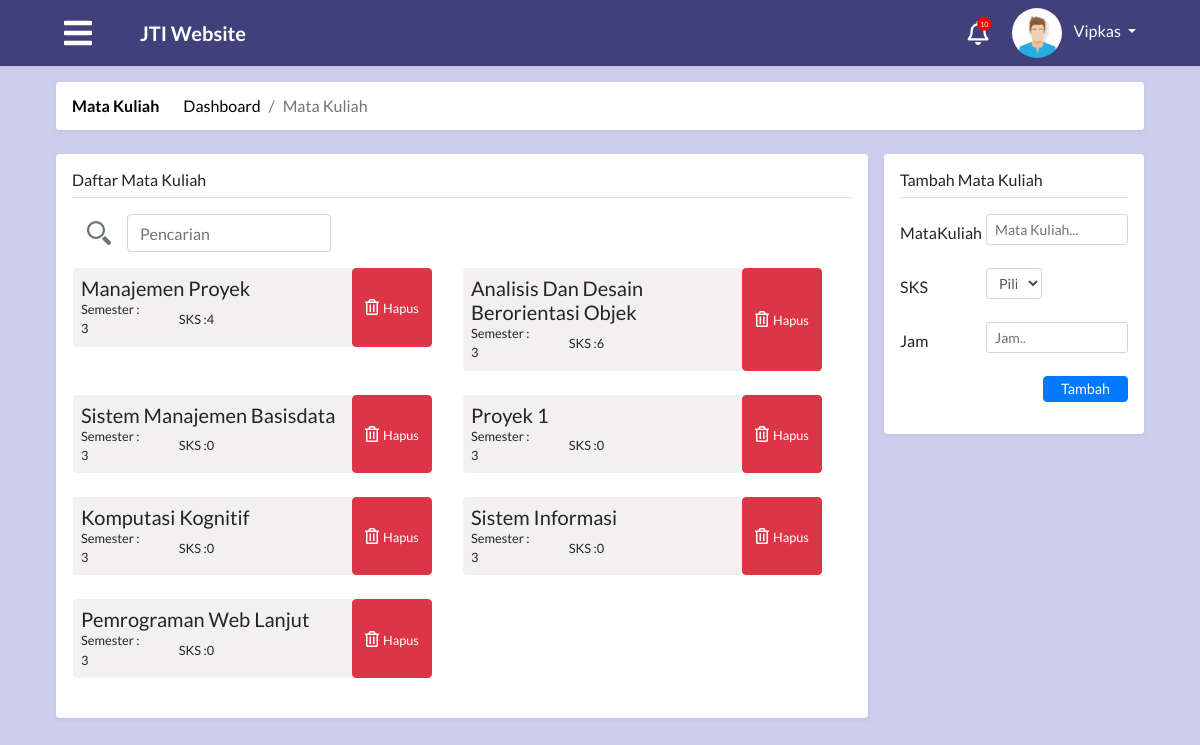
Before: /module/index.php?module=mataKuliah (signed in) with the older database file.
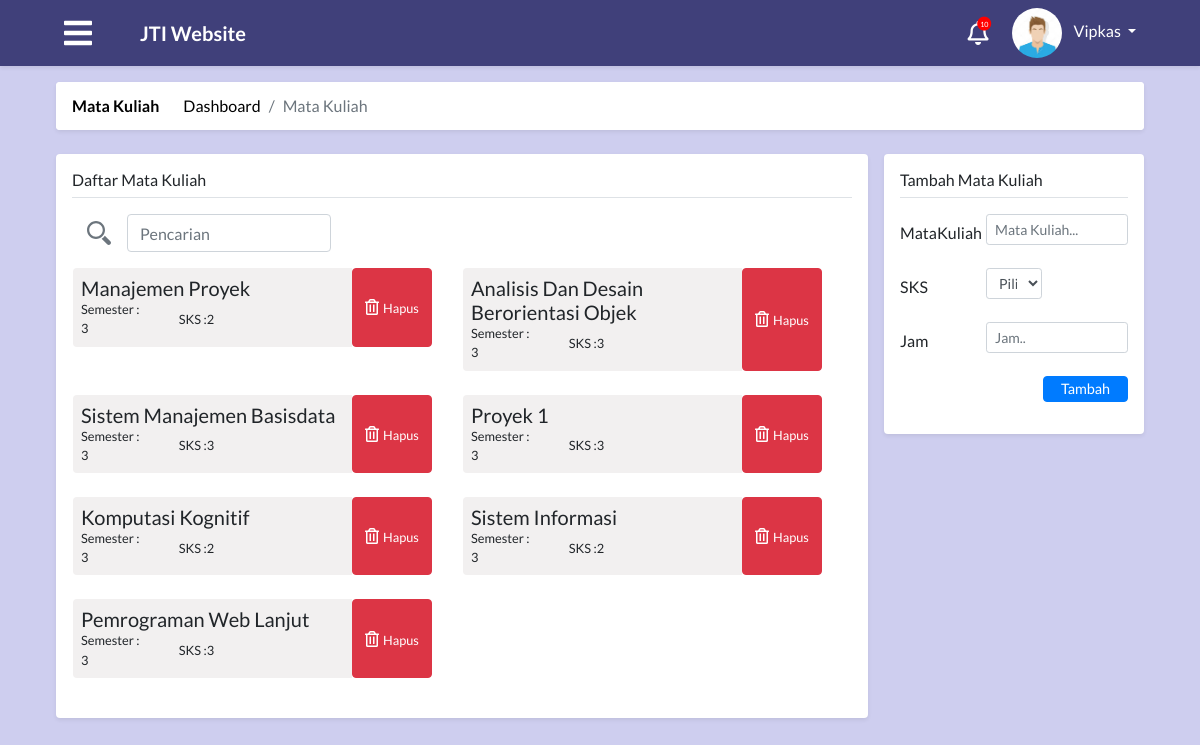
After: the same page with the newer database file.
### tables this page shows
CREATE TABLE `tabel_matkul` (
  `id_matkul` int(11) NOT NULL,
  `nama` varchar(50) NOT NULL,
  `sks` int(11) NOT NULL,
  `jam` int(10) NOT NULL
);

### process/proses_adminMatakuliah.php (called while the page is built, shortened)
<?php
function matakuliah($con){
  $matakuliah="select * from tabel_matkul";
  $resultMatakuliah = mysqli_query($con, $matakuliah);
  return $resultMatakuliah;
}
?>

### module/admin/matakuliah/mataKuliah.php (the view, shortened to what this page needs)
<?php
include "../config/connection.php";
include "../process/proses_adminMatakuliah.php";
?>
<main role="main" class="container-fluid" id="ruang">
  <div class="row">
    <div class="col-md-12 p-0">
      <div class="m-2 bg-white shadow-sm rounded">
        <nav aria-label="breadcrumb">
            <ol class="breadcrumb">
                <li class="pr-4 title "><a href="#"><strong>Mata Kuliah</strong></a></li>
                <li class="breadcrumb-item"><a href="#">Dashboard</a></li>
                <li class="breadcrumb-item active" aria-current="page">Mata Kuliah</li>
            </ol>
        </nav>
      </div>
    </div>
    <div class="col-md-9 p-0">
      <div class="m-2 p-3 bg-white mb-3 rounded shadow-sm">
        <h6 class="border-bottom border-gray pb-2 mb-0">Daftar Mata Kuliah</h6>
        <div class="pt-3">
          <div class="container-fluid">
            <div class="row">
              <div class="col-md-12 form-inline">
                <img src="../img/search.svg" alt="" id="icon-search">
                <input type="search" class="form-control mr-3" id="txtCariMatkul" placeholder="Pencarian">
              </div>
            </div>
            <div class="row pt-2 mt-2 pl-0 scrollbar" id="ruangan2">
            <?php
              $resultMatakuliah=matakuliah($con);
              if (mysqli_num_rows($resultMatakuliah) > 0){
                while($rowMatakuliah = mysqli_fetch_assoc($resultMatakuliah)){
              ?>
              <div class="col-md-6 m-0 pr-3 pb-4 p-0 itemMatkul">
                <div class="row pl-3 pr-3 pt-0 pb-0">
                  <div class="col-md-9 p-2 ruang rounded-left">
                    <div class="row d-flex align-items-center">
                      <div class="col-md">
                        <h5 class="my-auto nama"><?php echo $rowMatakuliah["nama"];?></h5>
                      </div>
                    </div>
                    <div class="row d-flex align-items-center">
                      <div class="col-md-4">
                        <small class="semester">Semester : 3</small>
                      </div>
                      <div class="col-md-4">
                        <small class="sks"><?php echo "SKS :".$rowMatakuliah["sks"];?></small>
                      </div>
                    </div>
                  </div>
                  <div class="col-md-3 p-0 d-flex">
                  <button type="button" id="<?php echo $rowMatakuliah["id_matkul"];?>" class="btn btn-danger hapus-matkul" data-toggle="modal" data-target="#modalHapusMatakuliah">
                      <i class="far fa-trash-alt"><small class="pl-1">Hapus</small></i>
                      </button>
                  </div>
                </div>
              </div>
              <?php }
              }else{
                ?>
                <div class='col-md-12 p-2 text-center'><p class='text-muted'>Data Mata Kuliah Kosong</p></div>
                <?php
              }
                ?>
            </div>
          </div>
        </div>
      </div>
    </div>
    <div class="col-md-3 p-0">
      <div class="container-fluid m-0 p-0">
        <div class="row">
          <div class="col-md-12">
            <div class="m-2 p-3 bg-white rounded shadow-sm">
            <h6 class="border-bottom border-gray pb-2 mb-0">Tambah Mata Kuliah</h6>
            <form class="pt-3" action="../process/proses_adminMatakuliah.php?module=mataKuliah&act=tambah" id="tambah-data" method="post">
              <div class="form-group row">
                <label class="col-sm-4 col-form-label">MataKuliah</label>
                <div class="col-sm-8">
                  <input type="text" class="form-control form-control-sm" name="nama" placeholder="Mata Kuliah..."></small>
                </div>
              </div>
              <div class="form-group row mt-0">
                <label class="col-sm-4 col-form-label">SKS</label>
                <div class="col-sm-4">
                <select class="form-control form-control-sm" name="sks">
                    <option value="">Pilih</option>
                  </select>
                </div>
              </div>
              <div class="form-group row">
                <label class="col-sm-4 col-form-label">Jam</label>
                <div class="col-sm-8">
                  <input type="text" class="form-control form-control-sm" name="jam" placeholder="Jam.."></small>
                </div>
              </div>
              <div class="form-group mb-0 row">
                <div class="col-sm-12 text-right">
                  <input type="submit" value="Tambah" name="tambahMatakuliah" class="btn btn-primary btn-checkout">
                </div>
              </div>
            </form>
            </div>
          </div>
        </div>
      </div>
    </div>
  </div>
</main>

Changed rows visible on the page:
changed tabel_matkul "Manajemen Proyek": sks "4" → "2"
changed tabel_matkul "Analisis Dan Desain Berorientasi Objek": sks "6" → "3"
changed tabel_matkul "Sistem Manajemen Basisdata": sks "0" → "3"
changed tabel_matkul "Proyek 1": sks "0" → "3"
changed tabel_matkul "Komputasi Kognitif": sks "0" → "2"
changed tabel_matkul "Sistem Informasi": sks "0" → "2"
changed tabel_matkul "Pemrograman Web Lanjut": sks "0" → "3"
